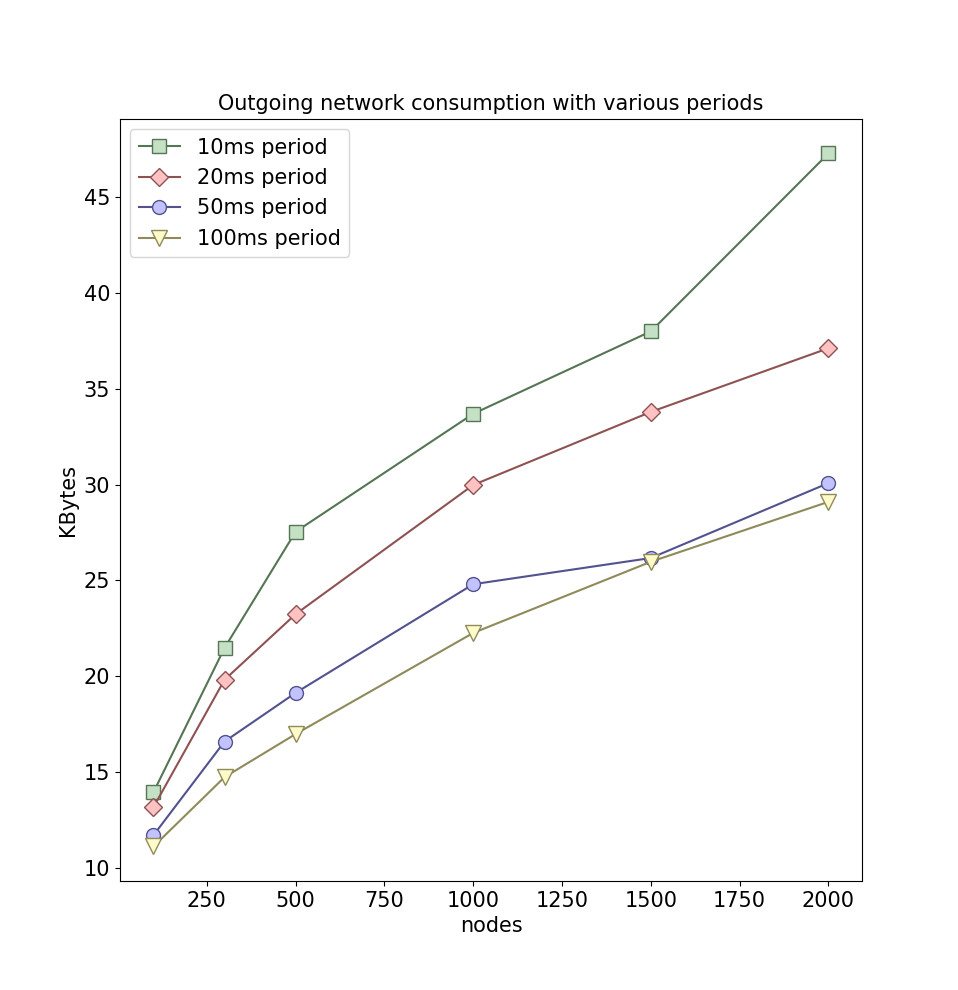

This figure's Python source:
#!/usr/bin/env python

## This script generate the graphs that compares handel bandwidth consumption with different periods
##
import sys
from lib import *

import pandas as pd
import matplotlib.pyplot as plt

column = "net_sentBytes_avg"

files = {}
for p in [10,20,50,100]:
    f = "csv/handel_2000_%dperiod_25fail_99thr.csv" % p
    files[f] = "%dms period" % p

datas = read_datafiles(files)


for f,v in datas.items():
    x = v["totalNbOfNodes"]
    y = v[column].map(lambda x: x/1024)
    print("file %s -> %d data points on %s" % (f,len(y),column))
    label = files[f]
    if label == "":
        label = input("Label for file %s: " % f)

    plot(x,y,"-",label,allColors.popleft())

plt.legend(fontsize=fs_label)
plt.ylabel("KBytes",fontsize=fs_label)
plt.xlabel("nodes",fontsize=fs_label)
plt.title("Outgoing network consumption with various periods",fontsize=fs_label)
# plt.yscale('log')
plt.show()
